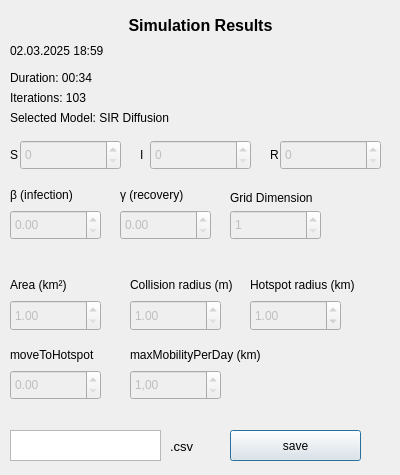
<?xml version="1.0" encoding="UTF-8"?>
<ui version="4.0">
 <class>Dialog</class>
 <widget class="QDialog" name="Dialog">
  <property name="geometry">
   <rect>
    <x>0</x>
    <y>0</y>
    <width>400</width>
    <height>475</height>
   </rect>
  </property>
  <property name="minimumSize">
   <size>
    <width>400</width>
    <height>475</height>
   </size>
  </property>
  <property name="maximumSize">
   <size>
    <width>400</width>
    <height>475</height>
   </size>
  </property>
  <property name="windowTitle">
   <string>Dialog</string>
  </property>
  <widget class="QDialogButtonBox" name="buttonBox">
   <property name="geometry">
    <rect>
     <x>30</x>
     <y>240</y>
     <width>341</width>
     <height>32</height>
    </rect>
   </property>
   <property name="standardButtons">
    <set>QDialogButtonBox::NoButton</set>
   </property>
  </widget>
  <widget class="QLabel" name="label">
   <property name="geometry">
    <rect>
     <x>10</x>
     <y>10</y>
     <width>381</width>
     <height>31</height>
    </rect>
   </property>
   <property name="font">
    <font>
     <pointsize>12</pointsize>
     <weight>75</weight>
     <bold>true</bold>
    </font>
   </property>
   <property name="layoutDirection">
    <enum>Qt::LeftToRight</enum>
   </property>
   <property name="text">
    <string>Simulation Results</string>
   </property>
   <property name="alignment">
    <set>Qt::AlignCenter</set>
   </property>
  </widget>
  <widget class="QLabel" name="dialogTime">
   <property name="geometry">
    <rect>
     <x>10</x>
     <y>40</y>
     <width>121</width>
     <height>21</height>
    </rect>
   </property>
   <property name="text">
    <string>02.03.2025 18:59</string>
   </property>
  </widget>
  <widget class="QLabel" name="dialogDuration">
   <property name="geometry">
    <rect>
     <x>10</x>
     <y>70</y>
     <width>131</width>
     <height>16</height>
    </rect>
   </property>
   <property name="text">
    <string>Duration: 00:34 </string>
   </property>
  </widget>
  <widget class="QLabel" name="dialogSelectedModel">
   <property name="geometry">
    <rect>
     <x>10</x>
     <y>110</y>
     <width>191</width>
     <height>16</height>
    </rect>
   </property>
   <property name="font">
    <font>
     <pointsize>9</pointsize>
    </font>
   </property>
   <property name="text">
    <string>Selected Model: SIR Diffusion</string>
   </property>
  </widget>
  <widget class="QDoubleSpinBox" name="dialogInputBeta">
   <property name="enabled">
    <bool>false</bool>
   </property>
   <property name="geometry">
    <rect>
     <x>10</x>
     <y>210</y>
     <width>91</width>
     <height>30</height>
    </rect>
   </property>
   <property name="maximum">
    <double>1.000000000000000</double>
   </property>
   <property name="singleStep">
    <double>0.010000000000000</double>
   </property>
  </widget>
  <widget class="QLabel" name="label5_2">
   <property name="geometry">
    <rect>
     <x>10</x>
     <y>180</y>
     <width>101</width>
     <height>30</height>
    </rect>
   </property>
   <property name="text">
    <string>β (infection)</string>
   </property>
  </widget>
  <widget class="QLabel" name="label6_2">
   <property name="geometry">
    <rect>
     <x>120</x>
     <y>180</y>
     <width>91</width>
     <height>30</height>
    </rect>
   </property>
   <property name="text">
    <string>γ (recovery)</string>
   </property>
  </widget>
  <widget class="QDoubleSpinBox" name="dialogInputGamma">
   <property name="enabled">
    <bool>false</bool>
   </property>
   <property name="geometry">
    <rect>
     <x>120</x>
     <y>210</y>
     <width>91</width>
     <height>30</height>
    </rect>
   </property>
   <property name="maximum">
    <double>1.000000000000000</double>
   </property>
   <property name="singleStep">
    <double>0.010000000000000</double>
   </property>
  </widget>
  <widget class="QLabel" name="label7_2">
   <property name="geometry">
    <rect>
     <x>230</x>
     <y>190</y>
     <width>111</width>
     <height>16</height>
    </rect>
   </property>
   <property name="text">
    <string>Grid Dimension</string>
   </property>
  </widget>
  <widget class="QDoubleSpinBox" name="dialogInputDimension">
   <property name="enabled">
    <bool>false</bool>
   </property>
   <property name="geometry">
    <rect>
     <x>230</x>
     <y>210</y>
     <width>91</width>
     <height>30</height>
    </rect>
   </property>
   <property name="font">
    <font>
     <stylestrategy>PreferDefault</stylestrategy>
    </font>
   </property>
   <property name="decimals">
    <number>0</number>
   </property>
   <property name="minimum">
    <double>1.000000000000000</double>
   </property>
   <property name="maximum">
    <double>100.000000000000000</double>
   </property>
   <property name="singleStep">
    <double>1.000000000000000</double>
   </property>
  </widget>
  <widget class="QLabel" name="label2_2">
   <property name="geometry">
    <rect>
     <x>10</x>
     <y>140</y>
     <width>21</width>
     <height>30</height>
    </rect>
   </property>
   <property name="text">
    <string>S</string>
   </property>
  </widget>
  <widget class="QSpinBox" name="dialogInputS">
   <property name="enabled">
    <bool>false</bool>
   </property>
   <property name="geometry">
    <rect>
     <x>20</x>
     <y>140</y>
     <width>101</width>
     <height>30</height>
    </rect>
   </property>
   <property name="maximum">
    <number>100000000</number>
   </property>
  </widget>
  <widget class="QLabel" name="label4_2">
   <property name="geometry">
    <rect>
     <x>140</x>
     <y>140</y>
     <width>21</width>
     <height>30</height>
    </rect>
   </property>
   <property name="text">
    <string>I</string>
   </property>
  </widget>
  <widget class="QSpinBox" name="dialogInputI">
   <property name="enabled">
    <bool>false</bool>
   </property>
   <property name="geometry">
    <rect>
     <x>150</x>
     <y>140</y>
     <width>101</width>
     <height>30</height>
    </rect>
   </property>
   <property name="maximum">
    <number>100000002</number>
   </property>
  </widget>
  <widget class="QLabel" name="label3_2">
   <property name="geometry">
    <rect>
     <x>270</x>
     <y>140</y>
     <width>21</width>
     <height>30</height>
    </rect>
   </property>
   <property name="text">
    <string>R</string>
   </property>
  </widget>
  <widget class="QSpinBox" name="dialogInputR">
   <property name="enabled">
    <bool>false</bool>
   </property>
   <property name="geometry">
    <rect>
     <x>280</x>
     <y>140</y>
     <width>101</width>
     <height>30</height>
    </rect>
   </property>
   <property name="maximum">
    <number>100000000</number>
   </property>
  </widget>
  <widget class="QStackedWidget" name="paginationDialog">
   <property name="geometry">
    <rect>
     <x>10</x>
     <y>260</y>
     <width>371</width>
     <height>161</height>
    </rect>
   </property>
   <property name="currentIndex">
    <number>1</number>
   </property>
   <widget class="QWidget" name="sirPageDialog">
    <widget class="QLabel" name="label8_2">
     <property name="geometry">
      <rect>
       <x>120</x>
       <y>20</y>
       <width>151</width>
       <height>16</height>
      </rect>
     </property>
     <property name="text">
      <string>Diffusion coefficients</string>
     </property>
    </widget>
    <widget class="QLabel" name="label9_2">
     <property name="geometry">
      <rect>
       <x>0</x>
       <y>40</y>
       <width>31</width>
       <height>16</height>
      </rect>
     </property>
     <property name="text">
      <string>DS</string>
     </property>
    </widget>
    <widget class="QDoubleSpinBox" name="dialogInputDS">
     <property name="enabled">
      <bool>false</bool>
     </property>
     <property name="geometry">
      <rect>
       <x>0</x>
       <y>60</y>
       <width>71</width>
       <height>30</height>
      </rect>
     </property>
     <property name="maximum">
      <double>1.000000000000000</double>
     </property>
     <property name="singleStep">
      <double>0.010000000000000</double>
     </property>
    </widget>
    <widget class="QDoubleSpinBox" name="dialogInputDI">
     <property name="enabled">
      <bool>false</bool>
     </property>
     <property name="geometry">
      <rect>
       <x>100</x>
       <y>60</y>
       <width>71</width>
       <height>30</height>
      </rect>
     </property>
     <property name="maximum">
      <double>10.000000000000000</double>
     </property>
     <property name="singleStep">
      <double>0.010000000000000</double>
     </property>
    </widget>
    <widget class="QDoubleSpinBox" name="dialogInputDR">
     <property name="enabled">
      <bool>false</bool>
     </property>
     <property name="geometry">
      <rect>
       <x>200</x>
       <y>60</y>
       <width>71</width>
       <height>30</height>
      </rect>
     </property>
     <property name="maximum">
      <double>10.000000000000000</double>
     </property>
     <property name="singleStep">
      <double>0.010000000000000</double>
     </property>
    </widget>
    <widget class="QLabel" name="label10_2">
     <property name="geometry">
      <rect>
       <x>100</x>
       <y>40</y>
       <width>31</width>
       <height>16</height>
      </rect>
     </property>
     <property name="text">
      <string>DI</string>
     </property>
    </widget>
    <widget class="QLabel" name="label11_2">
     <property name="geometry">
      <rect>
       <x>200</x>
       <y>40</y>
       <width>31</width>
       <height>16</height>
      </rect>
     </property>
     <property name="text">
      <string>DR</string>
     </property>
    </widget>
   </widget>
   <widget class="QWidget" name="agentPageDialog">
    <widget class="QLabel" name="label14_2">
     <property name="geometry">
      <rect>
       <x>0</x>
       <y>80</y>
       <width>101</width>
       <height>30</height>
      </rect>
     </property>
     <property name="text">
      <string>moveToHotspot</string>
     </property>
    </widget>
    <widget class="QDoubleSpinBox" name="dialogInputMoveToHotspot">
     <property name="enabled">
      <bool>false</bool>
     </property>
     <property name="geometry">
      <rect>
       <x>0</x>
       <y>110</y>
       <width>91</width>
       <height>30</height>
      </rect>
     </property>
     <property name="minimum">
      <double>0.000000000000000</double>
     </property>
     <property name="maximum">
      <double>1.000000000000000</double>
     </property>
     <property name="singleStep">
      <double>0.010000000000000</double>
     </property>
    </widget>
    <widget class="QLabel" name="label15_2">
     <property name="geometry">
      <rect>
       <x>0</x>
       <y>10</y>
       <width>101</width>
       <height>30</height>
      </rect>
     </property>
     <property name="text">
      <string>Area (km²)</string>
     </property>
    </widget>
    <widget class="QDoubleSpinBox" name="dialogInputArea">
     <property name="enabled">
      <bool>false</bool>
     </property>
     <property name="geometry">
      <rect>
       <x>0</x>
       <y>40</y>
       <width>91</width>
       <height>31</height>
      </rect>
     </property>
     <property name="minimum">
      <double>1.000000000000000</double>
     </property>
     <property name="maximum">
      <double>10000.000000000000000</double>
     </property>
     <property name="singleStep">
      <double>1.000000000000000</double>
     </property>
     <property name="value">
      <double>1.000000000000000</double>
     </property>
    </widget>
    <widget class="QDoubleSpinBox" name="dialogInputCollisionRadius">
     <property name="enabled">
      <bool>false</bool>
     </property>
     <property name="geometry">
      <rect>
       <x>120</x>
       <y>40</y>
       <width>91</width>
       <height>31</height>
      </rect>
     </property>
     <property name="cursor">
      <cursorShape>ArrowCursor</cursorShape>
     </property>
     <property name="minimum">
      <double>1.000000000000000</double>
     </property>
     <property name="maximum">
      <double>10000.000000000000000</double>
     </property>
     <property name="singleStep">
      <double>1.000000000000000</double>
     </property>
     <property name="value">
      <double>1.000000000000000</double>
     </property>
    </widget>
    <widget class="QLabel" name="label16_2">
     <property name="geometry">
      <rect>
       <x>120</x>
       <y>10</y>
       <width>111</width>
       <height>30</height>
      </rect>
     </property>
     <property name="text">
      <string>Collision radius (m)</string>
     </property>
    </widget>
    <widget class="QDoubleSpinBox" name="dialogInputMaxMobilityPerDay">
     <property name="enabled">
      <bool>false</bool>
     </property>
     <property name="geometry">
      <rect>
       <x>120</x>
       <y>110</y>
       <width>91</width>
       <height>30</height>
      </rect>
     </property>
     <property name="focusPolicy">
      <enum>Qt::NoFocus</enum>
     </property>
     <property name="locale">
      <locale language="German" country="Belgium"/>
     </property>
     <property name="minimum">
      <double>1.000000000000000</double>
     </property>
     <property name="maximum">
      <double>100.000000000000000</double>
     </property>
     <property name="singleStep">
      <double>0.100000000000000</double>
     </property>
    </widget>
    <widget class="QLabel" name="label17_2">
     <property name="geometry">
      <rect>
       <x>120</x>
       <y>80</y>
       <width>131</width>
       <height>30</height>
      </rect>
     </property>
     <property name="text">
      <string>maxMobilityPerDay (km)</string>
     </property>
    </widget>
    <widget class="QLabel" name="label22">
     <property name="geometry">
      <rect>
       <x>240</x>
       <y>10</y>
       <width>111</width>
       <height>30</height>
      </rect>
     </property>
     <property name="text">
      <string>Hotspot radius (km)</string>
     </property>
    </widget>
    <widget class="QDoubleSpinBox" name="dialogHotspotRadius">
     <property name="enabled">
      <bool>false</bool>
     </property>
     <property name="geometry">
      <rect>
       <x>240</x>
       <y>40</y>
       <width>91</width>
       <height>31</height>
      </rect>
     </property>
     <property name="cursor">
      <cursorShape>ArrowCursor</cursorShape>
     </property>
     <property name="minimum">
      <double>0.010000000000000</double>
     </property>
     <property name="maximum">
      <double>10000.000000000000000</double>
     </property>
     <property name="singleStep">
      <double>0.100000000000000</double>
     </property>
     <property name="value">
      <double>1.000000000000000</double>
     </property>
    </widget>
   </widget>
  </widget>
  <widget class="QTextEdit" name="filename">
   <property name="geometry">
    <rect>
     <x>10</x>
     <y>430</y>
     <width>151</width>
     <height>31</height>
    </rect>
   </property>
  </widget>
  <widget class="QLabel" name="label_5">
   <property name="geometry">
    <rect>
     <x>170</x>
     <y>440</y>
     <width>47</width>
     <height>13</height>
    </rect>
   </property>
   <property name="font">
    <font>
     <pointsize>10</pointsize>
    </font>
   </property>
   <property name="text">
    <string>.csv</string>
   </property>
  </widget>
  <widget class="QPushButton" name="savefile">
   <property name="geometry">
    <rect>
     <x>230</x>
     <y>430</y>
     <width>131</width>
     <height>31</height>
    </rect>
   </property>
   <property name="text">
    <string>save</string>
   </property>
  </widget>
  <widget class="QLabel" name="dialogIterations">
   <property name="geometry">
    <rect>
     <x>10</x>
     <y>90</y>
     <width>131</width>
     <height>16</height>
    </rect>
   </property>
   <property name="text">
    <string>Iterations: 103</string>
   </property>
  </widget>
 </widget>
 <resources/>
 <connections>
  <connection>
   <sender>buttonBox</sender>
   <signal>accepted()</signal>
   <receiver>Dialog</receiver>
   <slot>accept()</slot>
   <hints>
    <hint type="sourcelabel">
     <x>248</x>
     <y>254</y>
    </hint>
    <hint type="destinationlabel">
     <x>157</x>
     <y>274</y>
    </hint>
   </hints>
  </connection>
  <connection>
   <sender>buttonBox</sender>
   <signal>rejected()</signal>
   <receiver>Dialog</receiver>
   <slot>reject()</slot>
   <hints>
    <hint type="sourcelabel">
     <x>316</x>
     <y>260</y>
    </hint>
    <hint type="destinationlabel">
     <x>286</x>
     <y>274</y>
    </hint>
   </hints>
  </connection>
 </connections>
</ui>
